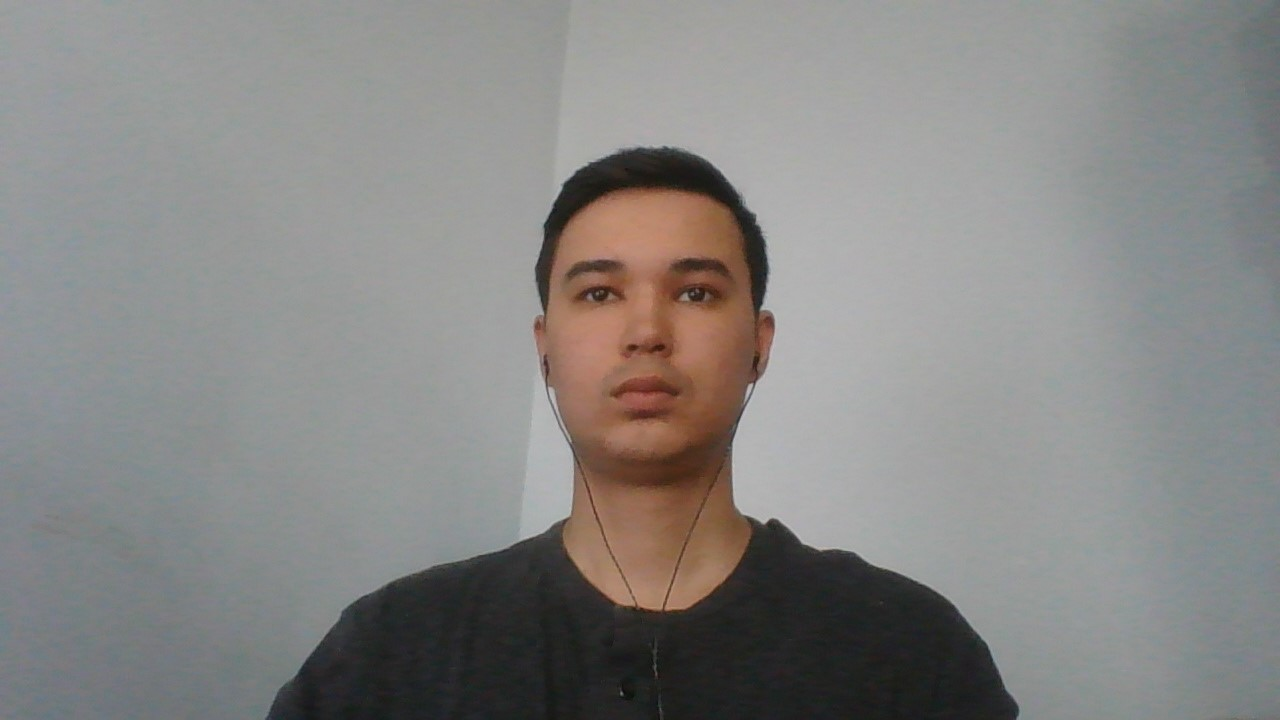
#> input picture Chapter 03/Computer Vision/day2/img/my_imgb.jpg, 1280 x 720 px
$ jupyter execute green_screen.ipynb
#> lines starting #> are read from the running program, lines starting #| are printed output that depends on the picture; after the words box and inside, x2 and y2 are one past the last pixel; in counts of white or black regions, pixels touching at a corner belong together
[cell 1]
import cv2

[cell 2]
my_img=cv2.imread('img/my_imgb.jpg')
#> my_img is the input picture: shape (720, 1280, 3); mean B, G, R 132.1, 133.9, 135
my_img.shape
#> Out = (720, 1280, 3)

[cell 3]
cv2.imshow('Me',my_img)
cv2.waitKey(0)
cv2.destroyAllWindows()
cv2.waitKey(1)

[cell 4]
nmy_img=cv2.resize(my_img, (540, 960))
cv2.imshow('New_Me',nmy_img)
cv2.waitKey(0)
cv2.destroyAllWindows()
cv2.waitKey(1)

[cell 5]
bg=cv2.imread('img/backg.jpg')
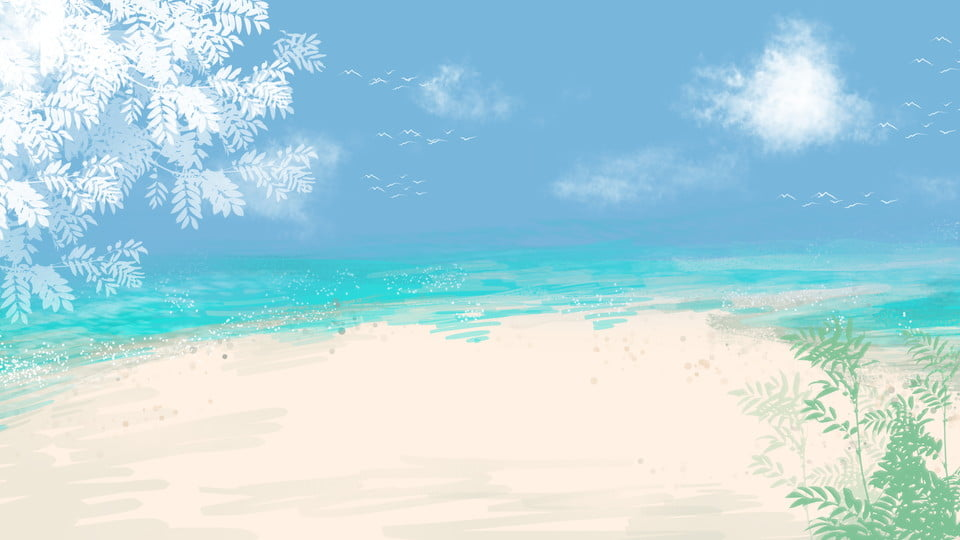
#> input picture Chapter 03/Computer Vision/day2/img/backg.jpg, 960 x 540 px
#> bg is the input picture: shape (540, 960, 3); mean B, G, R 221.7, 213.5, 178.5
bg.shape
#> Out = (540, 960, 3)

[cell 6]
cv2.imshow('Background',bg)
cv2.waitKey(0)
cv2.destroyAllWindows()
cv2.waitKey(1)

[cell 7]
nbg=cv2.resize(bg, (720,1280))
cv2.imshow('New_background',nbg)
cv2.waitKey(0)
cv2.destroyAllWindows()
cv2.waitKey(1)

[cell 8]
bg=cv2.imread('img/backg.jpg')
my_img=cv2.imread('img/my_imgb.jpg')

[cell 9]
nmy_img=cv2.resize(my_img, (1280,720))
nbg=cv2.resize(bg, (1280,720))
#> nbg: shape (720, 1280, 3)
greens=cv2.imread('img/greens.jpg')
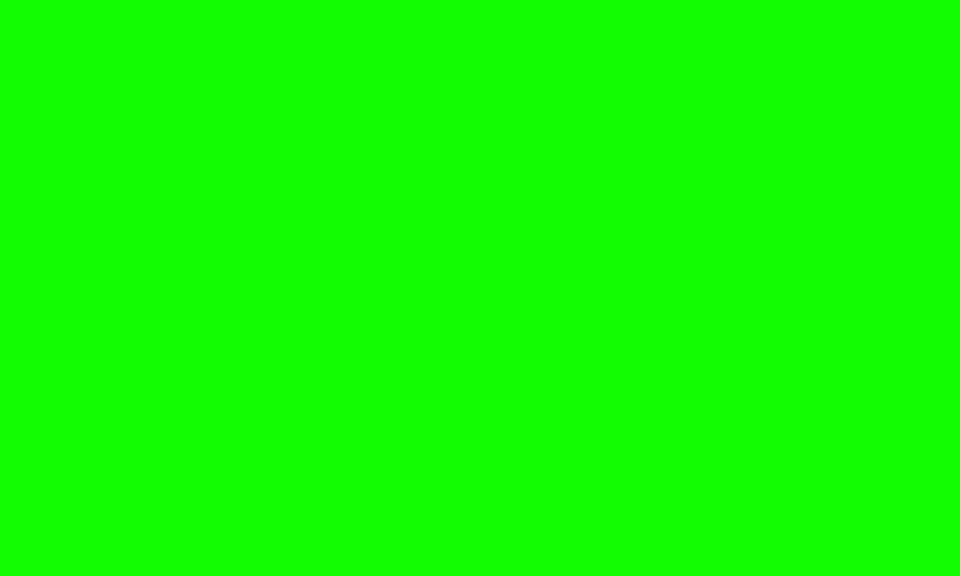
#> input picture Chapter 03/Computer Vision/day2/img/greens.jpg, 1920 x 1152 px (shown at 1/2 size)
#> greens is the input picture: shape (1152, 1920, 3); mean B, G, R 2, 255, 18
greens.shape
#> Out = (1152, 1920, 3)

[cell 10]
greens_res=cv2.resize(greens,(1280,720))
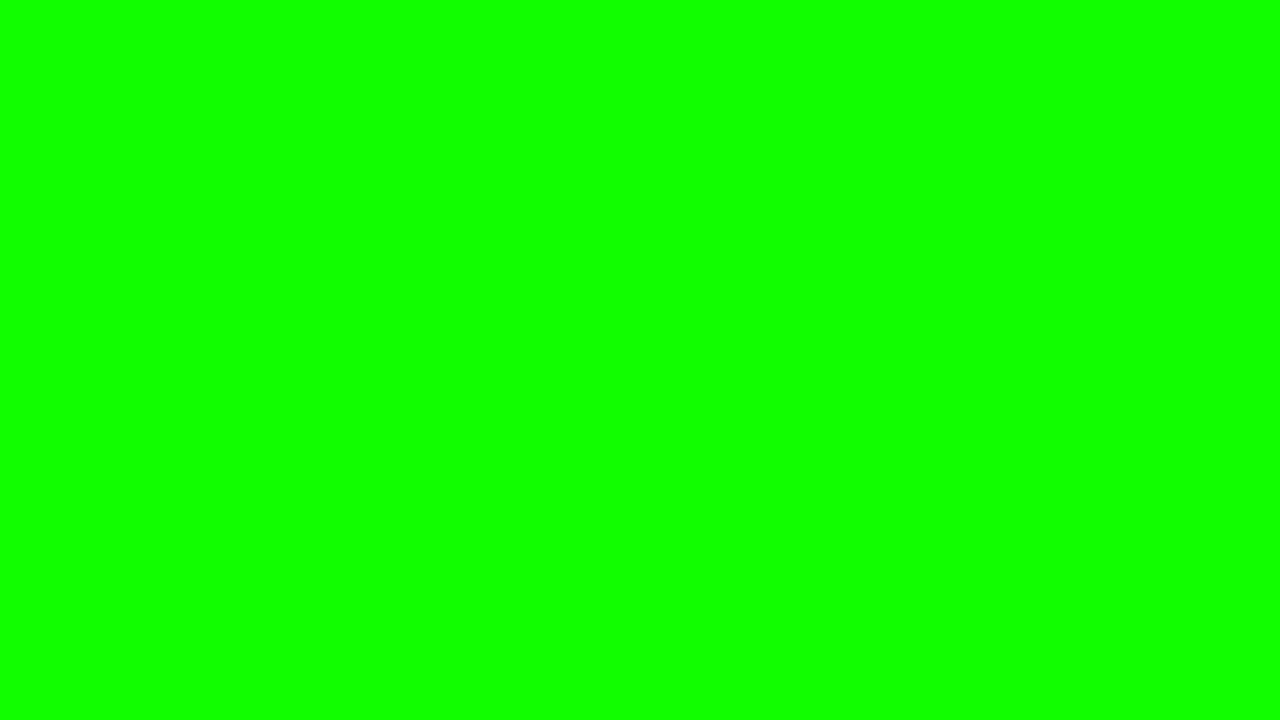
#> greens_res: shape (720, 1280, 3); mean B, G, R 2, 255, 18

[cell 11]
import numpy as np
import matplotlib.pyplot as plt

[cell 12]
up_blue=np.array([255,255, 180])
l_blue=np.array([113,0,100])
mask=cv2.inRange(nmy_img, l_blue, up_blue)
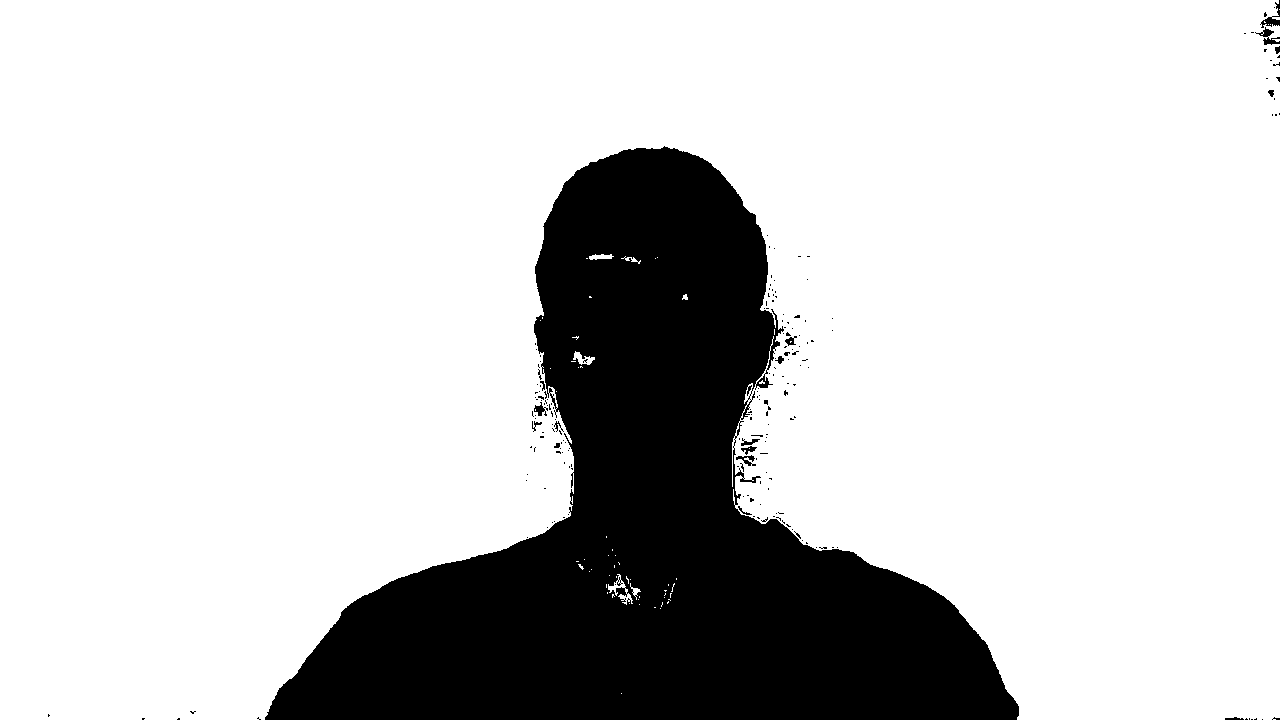
#> mask: shape (720, 1280); 79.7% white; 197 black regions (180 under 20 px), largest, box (x1, y1, x2, y2) and area: (265, 146, 1019, 720) 185449, (1260, 0, 1280, 28) 168, (1255, 27, 1280, 45) 161
res=cv2.bitwise_and(nmy_img, nmy_img, mask=mask)
f=nmy_img-res
f=np.where(f==0, nbg, f)
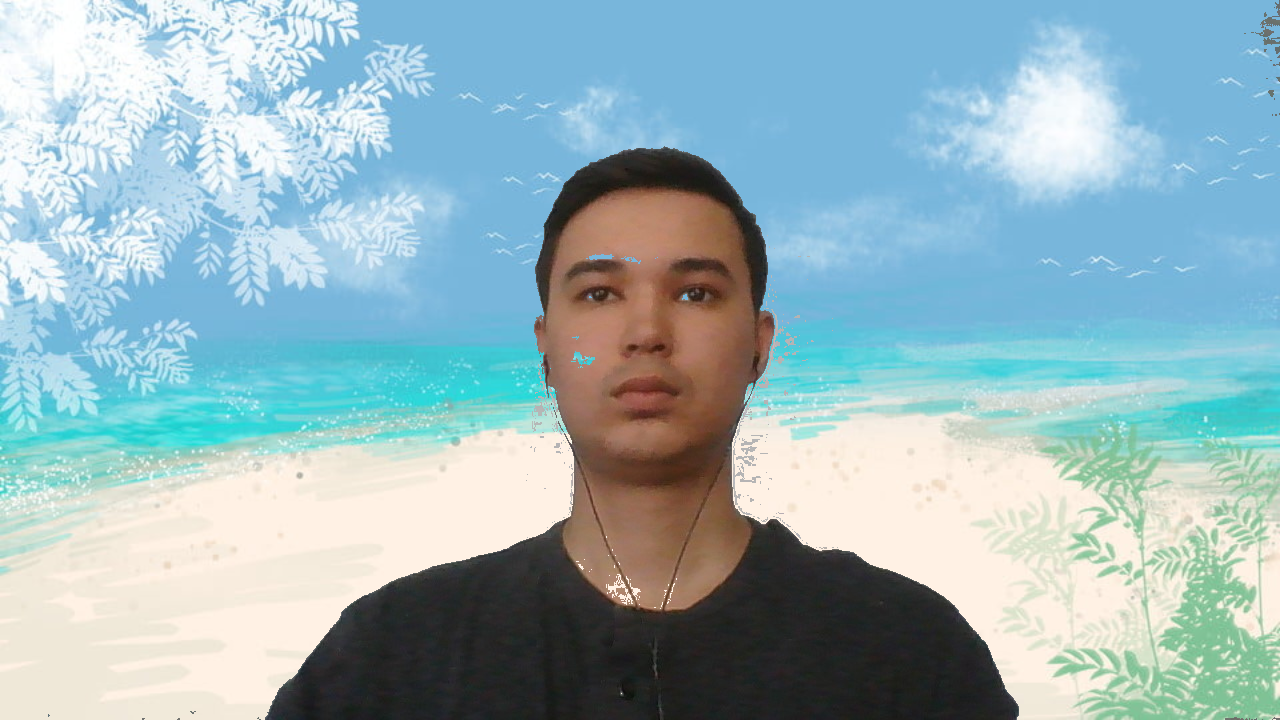
#> f: shape (720, 1280, 3); mean B, G, R 187.5, 180.8, 152.3
cv2.imshow('f',f)
cv2.waitKey(0)
cv2.destroyAllWindows()
cv2.waitKey(1)
